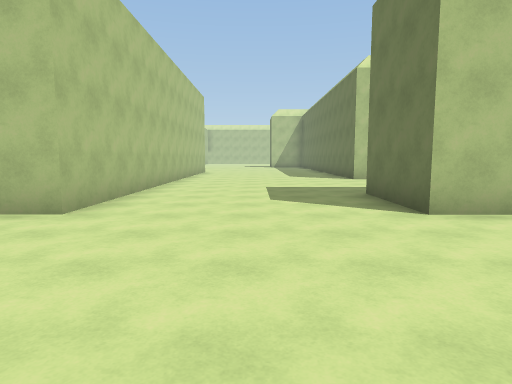
[1] (above)

24 first-person views from a walk through a scene from a Unity 3-D project. The camera is 1.5 m above the floor, tilts 6° down and sees 75° across. The floor is counted in squares, 2 m on a side. Each view is taken from the middle of a square. On the plan, view 1 faces up. The plan holds only what a view shows up to about 11 squares ahead; the rest is blank. The place goes on beyond the plan. The player character is not drawn.

[2]
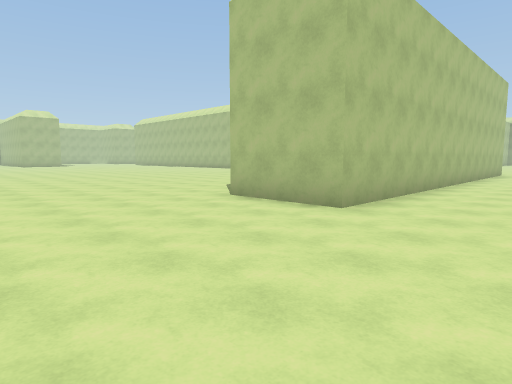

[3]
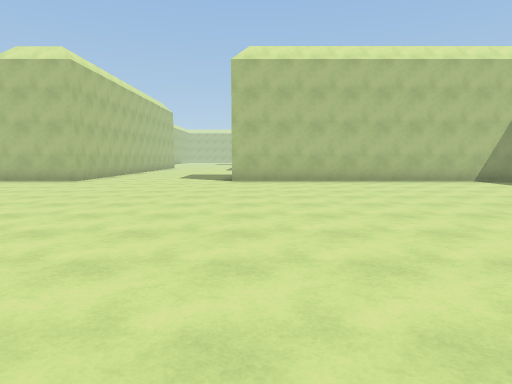

[4]
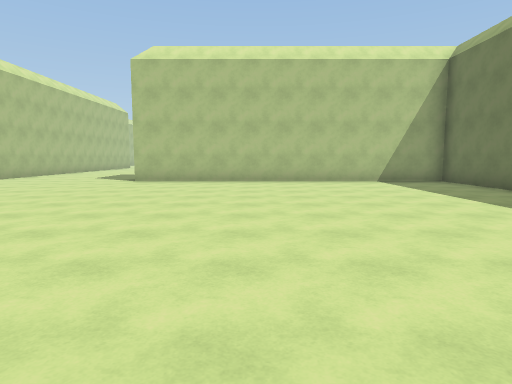

[5]
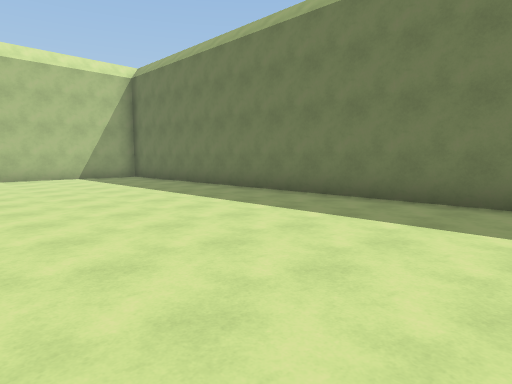

[6]
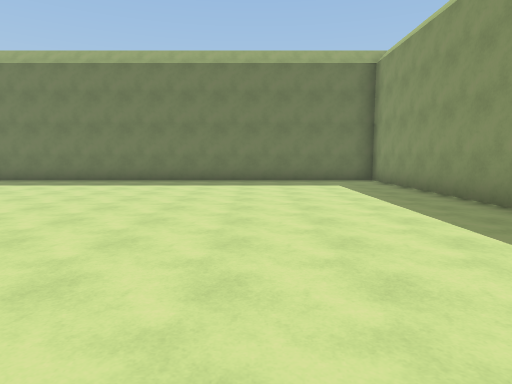

[7]
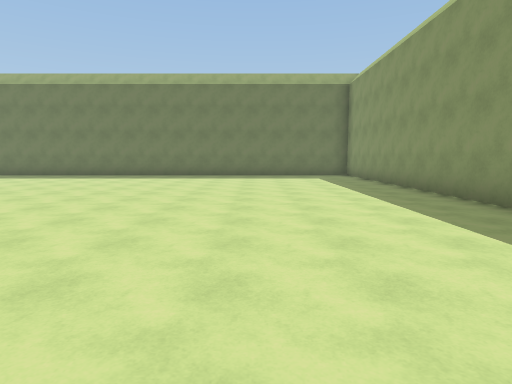

[8]
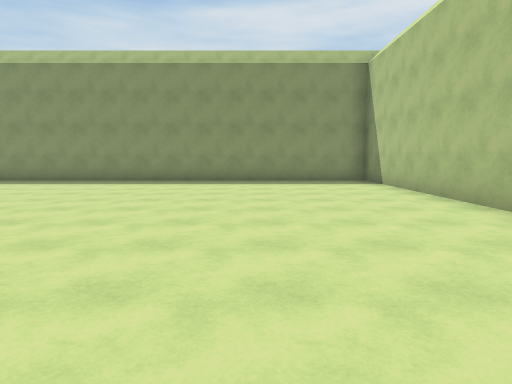

[9]
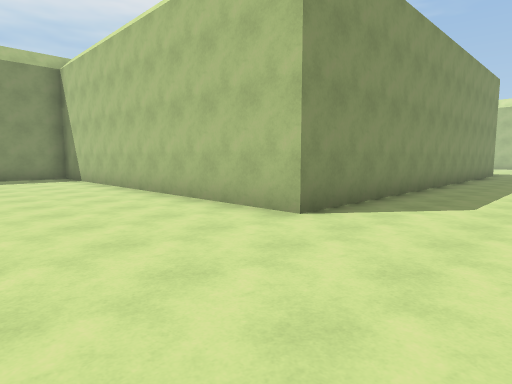

[10]
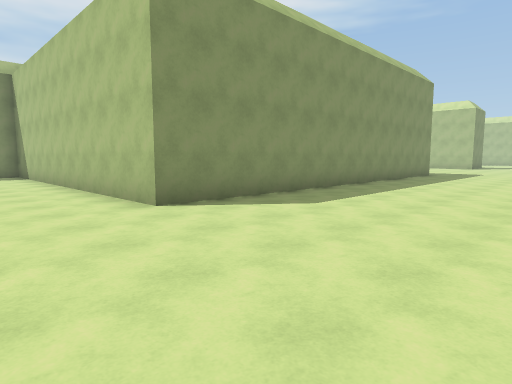

[11]
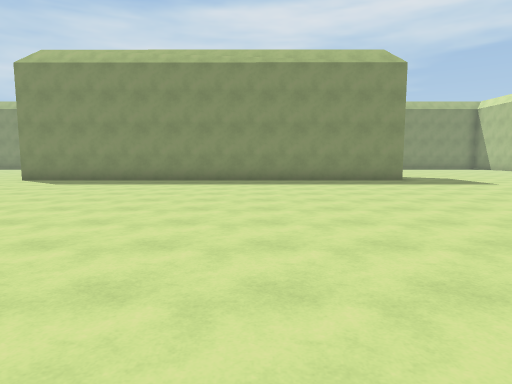

[12]
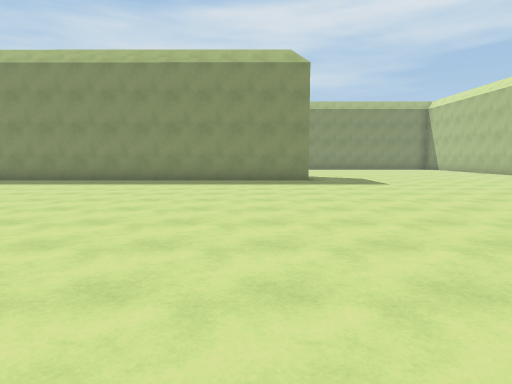

[13]
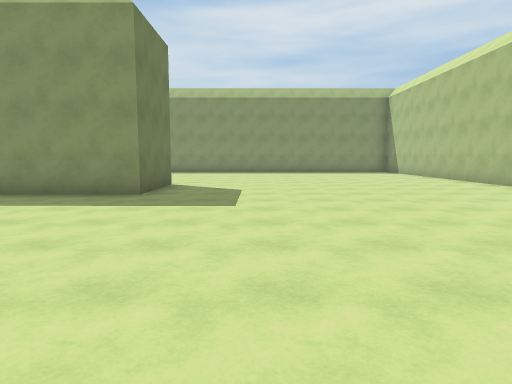

[14]
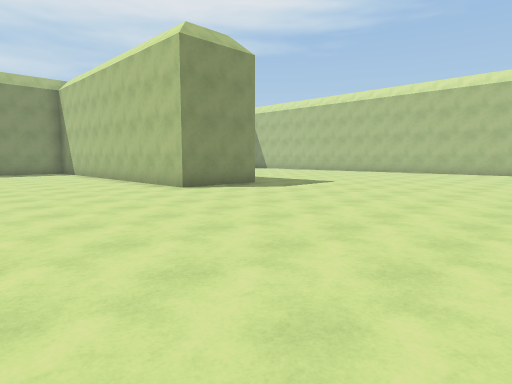

[15]
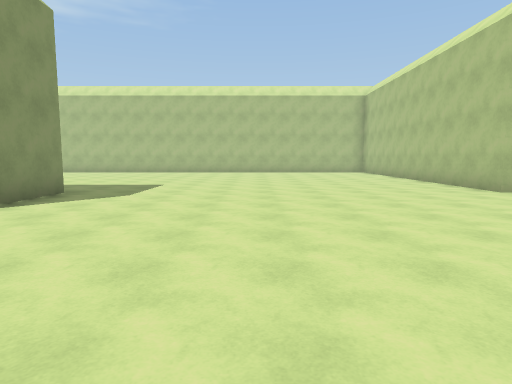

[16]
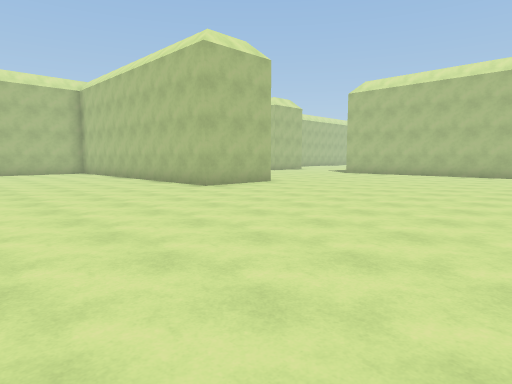

[17]
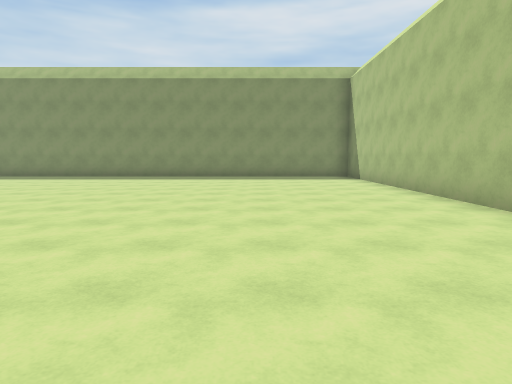

[18]
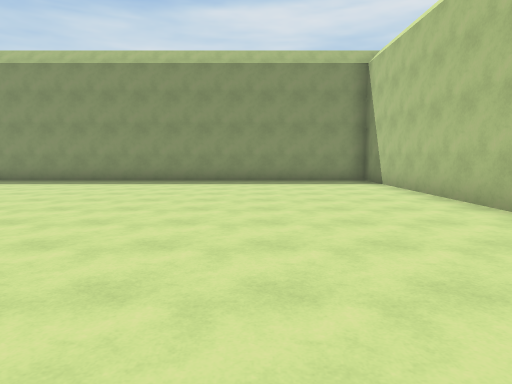

[19]
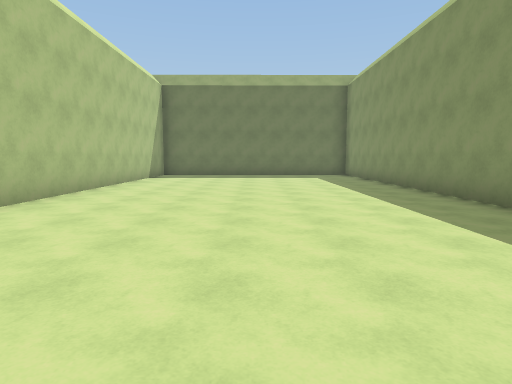

[20]
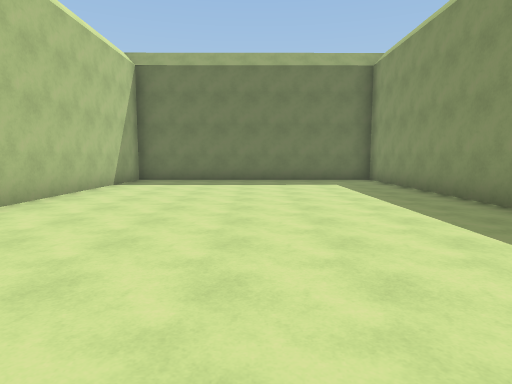

[21]
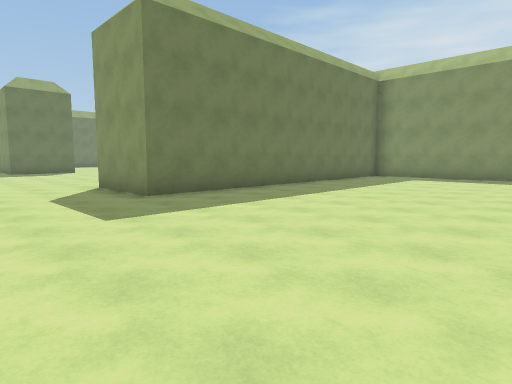

[22]
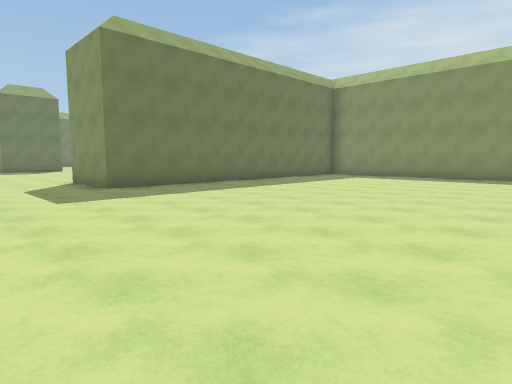

[23]
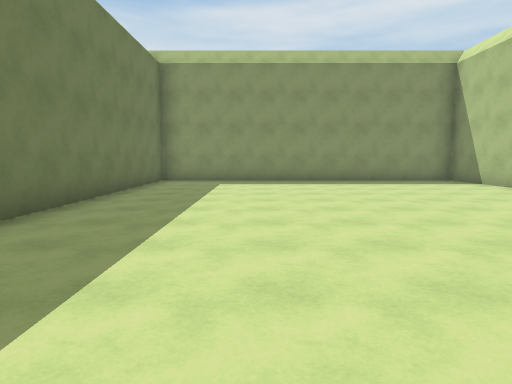

[24]
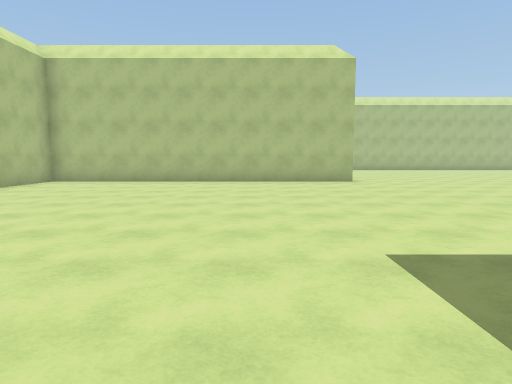

### Floor plan
Points are (right, up) in squares from view 1. A wall is a line through its corners. A room is listed if a view was taken in it or the views show most of it. See-through windows are left out.
Room 1 (views 1, 2, 3, 4, 5, 6, 7, 8, 9, 10, 11, 12, 13, 14, 15, 16, 17, 18, 19, 20, 21, 22, 23, 24)
walls: (-17.7, -6.2) (-17.7, -3.6) (-5.5, -3.7) (-5.5, -13.8) (11.8, -13.8) (11.8, 4.3) (2.3, 4.3) (2.3, 6.9); (-2.5, 11.5) (-2.5, 4.3) (-5.1, 4.3); (-29, 7.8) (-29, 5.2) (-37.5, 5.2); (-37.5, -13.8) (-29, -13.8) (-29, -4) (-26.5, -4) (-26.5, -13.8) (-8, -13.8) (-8, -6.2) (-17.1, -6.2)

Where each view was taken, in squares from view 1:
view 1: 0 up, 0 right, facing up
view 2: 0 up, 0 right, facing up-left
view 3: 6 down, 3 right, facing up
view 4: 6 down, 6 right, facing up
view 5: 8 down, 6 right, facing up-right
view 6: 10 down, 1 right, facing right
view 7: 10 down, 2 left, facing right
view 8: 3 down, 2 left, facing down
view 9: 1 down, 2 left, facing down-left
view 10: 1 up, 3 left, facing down-left
view 11: 7 up, 13 left, facing down
view 12: 7 up, 16 left, facing down
view 13: 3 up, 20 left, facing down
view 14: 3 up, 22 left, facing down-left
view 15: 0 up, 22 left, facing left
view 16: 0 up, 22 left, facing up-left
view 17: 1 down, 23 left, facing down
view 18: 3 down, 23 left, facing down
view 19: 10 down, 22 left, facing right
view 20: 10 down, 19 left, facing right
view 21: 1 down, 35 left, facing down-right
view 22: 1 down, 37 left, facing down-right
view 23: 3 down, 32 left, facing down
view 24: 5 down, 32 left, facing up
